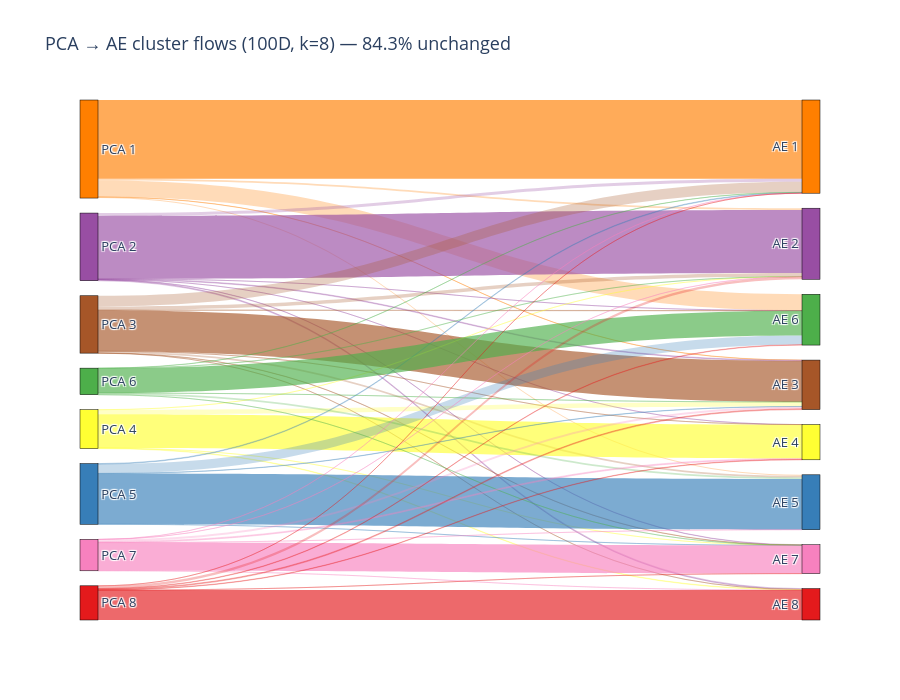

Notebook code cell kept with this figure:
### Code cell
# Sankey diagram: PCA clusters (left) -> AE clusters (right).
# Flow width = number of OAs; diagonal flows (i -> i) are the OAs both methods agree on.
# `trans` has rows = PCA cluster, cols = AE cluster (see cell above).
import plotly.graph_objects as go

pal = palettes_to_plot['Set1_perm03']  # cluster_id -> hex

node_labels = [f"PCA {i}" for i in range(1, n_clusters + 1)] + \
              [f"AE {i}" for i in range(1, n_clusters + 1)]
node_colors = [pal[i] for i in range(1, n_clusters + 1)] * 2

def _hex_to_rgba(h, a):
    h = h.lstrip('#')
    r, g, b = int(h[0:2], 16), int(h[2:4], 16), int(h[4:6], 16)
    return f"rgba({r},{g},{b},{a})"

sources, targets, values, link_colors = [], [], [], []
for i in range(1, n_clusters + 1):          # PCA cluster (source, left)
    for j in range(1, n_clusters + 1):      # AE cluster (target, right)
        v = int(trans.loc[i, j])
        if v == 0:
            continue
        sources.append(i - 1)
        targets.append(n_clusters + (j - 1))
        values.append(v)
        # colour by source (PCA) cluster; agreements (i==j) more opaque than reclassifications
        link_colors.append(_hex_to_rgba(pal[i], 0.65 if i == j else 0.28))

fig = go.Figure(go.Sankey(
    arrangement='snap',
    node=dict(label=node_labels, color=node_colors, pad=15, thickness=18,
              line=dict(color='black', width=0.5)),
    link=dict(source=sources, target=targets, value=values, color=link_colors),
))
fig.update_layout(
    title_text=(f"PCA &#8594; AE cluster flows ({target_dim}D, k={n_clusters}) "
                f"&#8212; {pct_agree:.1f}% unchanged"),
    font=dict(size=13), width=900, height=700,
)

sankey_png = f"{output_dir}/pca_ae_sankey_{target_dim}d.png"
fig.write_html(f"{output_dir}/pca_ae_sankey_{target_dim}d.html")
try:
    fig.write_image(sankey_png, scale=2)  # static PNG needs kaleido + Chrome
    print(f"Saved Sankey to {sankey_png} and .html")
except Exception as e:
    print(f"Saved Sankey .html; static PNG export skipped ({type(e).__name__}: {e}).")
    print("  Run `plotly_get_chrome` in the venv to enable PNG export.")
fig.show()

### Figure 1 — Plotly figure (JSON) as saved in the notebook; plotly's stock layout.template omitted (floating-point values rounded to 4 significant figures)
{"data": [{"arrangement": "snap", "link": {"color": ["rgba(255,127,0,0.65)", "rgba(255,127,0,0.28)", "rgba(255,127,0,0.28)", "rgba(255,127,0,0.28)", "rgba(255,127,0,0.28)", "rgba(152,78,163,0.28)", "rgba(152,78,163,0.65)", "rgba(152,78,163,0.28)", "rgba(152,78,163,0.28)", "rgba(152,78,163,0.28)", "rgba(152,78,163,0.28)", "rgba(152,78,163,0.28)", "rgba(166,86,40,0.28)", "rgba(166,86,40,0.28)", "rgba(166,86,40,0.65)", "rgba(166,86,40,0.28)", "rgba(166,86,40,0.28)", "rgba(166,86,40,0.28)", "rgba(166,86,40,0.28)", "rgba(166,86,40,0.28)", "rgba(255,255,51,0.28)", "rgba(255,255,51,0.28)", "rgba(255,255,51,0.65)", "rgba(255,255,51,0.28)", "rgba(255,255,51,0.28)", "rgba(55,126,184,0.28)", "rgba(55,126,184,0.28)", "rgba(55,126,184,0.65)", "rgba(55,126,184,0.28)", "rgba(55,126,184,0.28)", "rgba(77,175,74,0.28)", "rgba(77,175,74,0.28)", "rgba(77,175,74,0.28)", "rgba(77,175,74,0.28)", "rgba(77,175,74,0.65)", "rgba(77,175,74,0.28)", "rgba(247,129,191,0.28)", "rgba(247,129,191,0.28)", "rgba(247,129,191,0.28)", "rgba(247,129,191,0.28)", "rgba(247,129,191,0.28)", "rgba(247,129,191,0.65)", "rgba(247,129,191,0.28)", "rgba(228,26,28,0.28)", "rgba(228,26,28,0.28)", "rgba(228,26,28,0.28)", "rgba(228,26,28,0.28)", "rgba(228,26,28,0.28)", "rgba(228,26,28,0.28)", "rgba(228,26,28,0.65)"], "source": [0, 0, 0, 0, 0, 1, 1, 1, 1, 1, 1, 1, 2, 2, 2, 2, 2, 2, 2, 2, 3, 3, 3, 3, 3, 4, 4, 4, 4, 4, 5, 5, 5, 5, 5, 5, 6, 6, 6, 6, 6, 6, 6, 7, 7, 7, 7, 7, 7, 7], "target": [8, 9, 10, 12, 13, 8, 9, 10, 11, 13, 14, 15, 8, 9, 10, 11, 12, 13, 14, 15, 9, 10, 11, 14, 15, 8, 10, 12, 13, 14, 8, 9, 10, 12, 13, 14, 8, 9, 10, 11, 12, 14, 15, 8, 9, 10, 11, 13, 14, 15], "value": [35824, 865, 70, 474, 7398, 1331, 28580, 333, 5, 4, 137, 417, 4844, 1622, 18650, 21, 731, 146, 101, 4, 1, 2033, 15379, 54, 235, 288, 124, 23054, 4139, 27, 76, 47, 11, 724, 11233, 2, 51, 50, 925, 455, 18, 12817, 14, 8, 1181, 382, 174, 200, 6, 13615]}, "node": {"color": ["#ff7f00", "#984ea3", "#a65628", "#ffff33", "#377eb8", "#4daf4a", "#f781bf", "#e41a1c", "#ff7f00", "#984ea3", "#a65628", "#ffff33", "#377eb8", "#4daf4a", "#f781bf", "#e41a1c"], "label": ["PCA 1", "PCA 2", "PCA 3", "PCA 4", "PCA 5", "PCA 6", "PCA 7", "PCA 8", "AE 1", "AE 2", "AE 3", "AE 4", "AE 5", "AE 6", "AE 7", "AE 8"], "line": {"color": "black", "width": 0.5}, "pad": 15, "thickness": 18}, "type": "sankey"}], "layout": {"font": {"size": 13}, "height": 700, "title": {"text": "PCA &#8594; AE cluster flows (100D, k=8) &#8212; 84.3% unchanged"}, "width": 900}}
